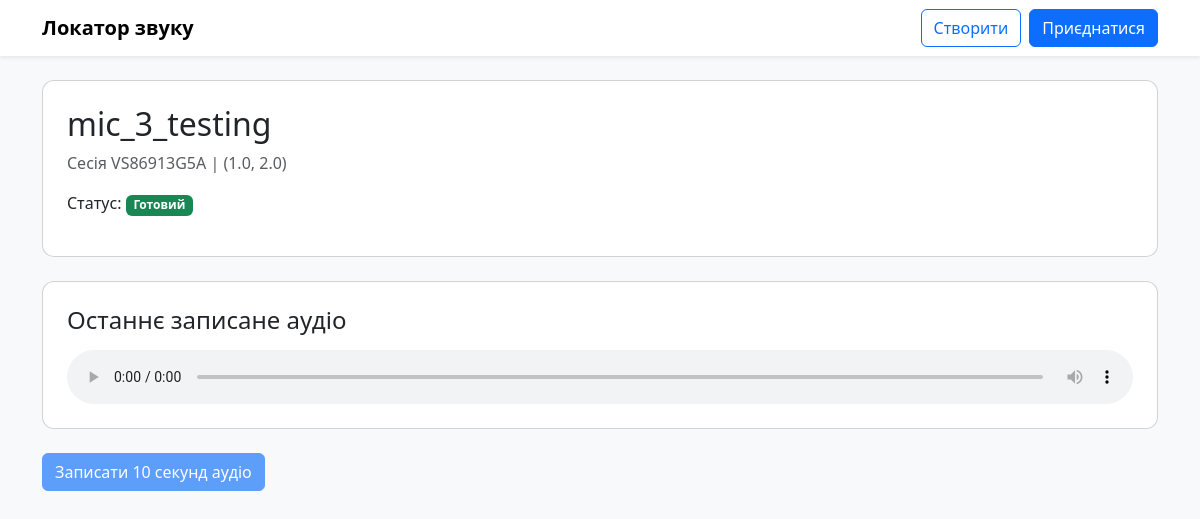
The app's page /mic/12/, older data.
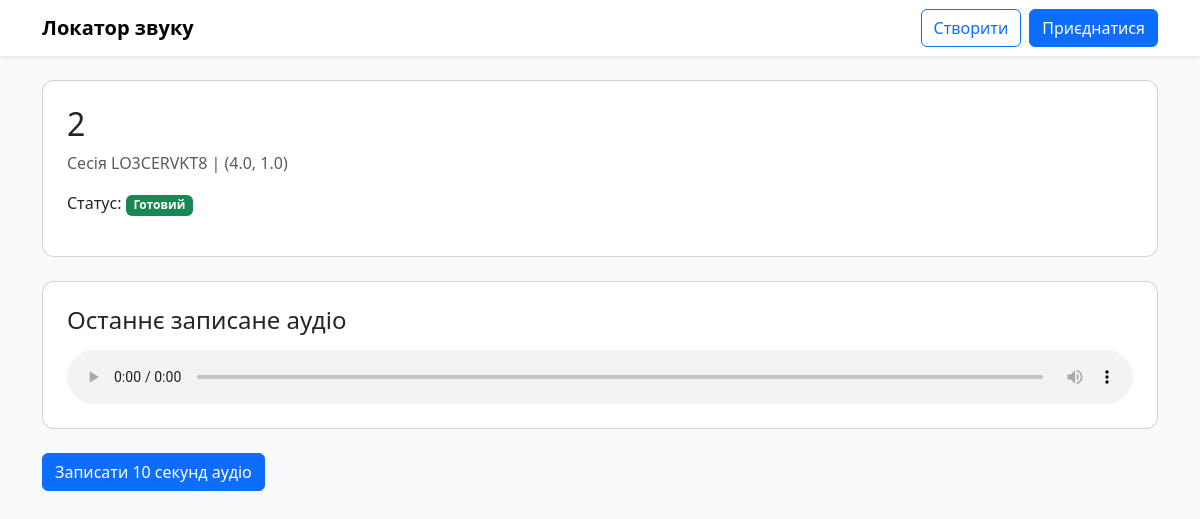
The same page, newer data.
### core/models.py (models this page shows, shortened)
class Microphone(models.Model):
    session = models.ForeignKey(Session, on_delete=models.CASCADE, related_name='microphone_data')
    device_name = models.CharField(max_length=100)
    x_coordinate = models.FloatField()
    y_coordinate = models.FloatField()
    is_ready = models.BooleanField(default=False)
    connected_at = models.DateTimeField(auto_now_add=True)

class Session(models.Model):
    start_time = models.DateTimeField(auto_now_add=True)
    end_time = models.DateTimeField(null=True, blank=True)
    code = models.CharField(default=generate_code, max_length=10, unique=True)
    owner_name = models.CharField(max_length=100)
    width = models.FloatField()
    height = models.FloatField()
    is_active = models.BooleanField(default=True)

### core/views.py (the view)
# urls.py: path('mic/<int:pk>/', views.mic_detail, name='mic_detail'),
def mic_detail(request, pk):
    mic = get_object_or_404(Microphone, pk=pk)
    active_round = (
        RecordingRound.objects
        .filter(session=mic.session, is_active=True)
        .order_by("-created_at")
        .first()
    )
    last_segment = (
        AudioSegment.objects
        .filter(microphone=mic)
        .order_by("-created_at")
        .first()
    )
    last_segment_url = None
    if last_segment and last_segment.cloud_url:
        last_segment_url = make_public_url(last_segment.cloud_url)
    return render(request, "mic_detail.html", {
        "microphone": mic,
        "last_segment": last_segment,
        "last_segment_url": last_segment_url,
        "active_round": active_round,
    })

### core/cloud_storage.py (called while the page is built)
def _parse_gs_uri(gs_uri: str) -> tuple[str, str]:
    if not gs_uri or not gs_uri.startswith("gs://"):
        raise ValueError(f"Invalid gs uri: {gs_uri!r}")
    parsed = urlparse(gs_uri)
    bucket = parsed.netloc
    obj = parsed.path.lstrip("/")
    if not bucket or not obj:
        raise ValueError(f"Invalid gs uri: {gs_uri!r}")
    return bucket, obj

def make_public_url(gs_uri: str) -> str:
    bucket, obj = _parse_gs_uri(gs_uri)
    return f"https://storage.googleapis.com/{bucket}/{obj}"

### templates/mic_detail.html (shortened to what this page needs)
{% extends "base.html" %}
{% block content %}
<div class="card p-4 mb-4">
    <h2>{{ microphone.device_name }}</h2>
    <p class="text-muted">
        Сесія {{ microphone.session.code }} |
        ({{ microphone.x_coordinate }}, {{ microphone.y_coordinate }})
    </p>
    <p>
        Статус:
        {% if microphone.is_ready %}
            <span class="badge bg-success">Готовий</span>
        {% else %}
            <span class="badge bg-danger">Не готовий</span>
        {% endif %}
    </p>
</div>
<div class="card p-4 mb-4">
    <h4>Останнє записане аудіо</h4>
    {% if last_segment_url %}
    <audio controls class="w-100 mt-2" src="{{ last_segment_url }}"></audio>
    {% else %}
      <p class="text-muted">Немає посилання на аудіо</p>
    {% endif %}
</div>
<button id="startBtn"
        class="btn btn-primary"
        {% if not active_round %}disabled{% endif %}>
    Записати 10 секунд аудіо
</button>
{% endblock %}

Row changes from the older to the newer data that the page shows:
changed Microphone: device_name "mic_3_testing" → "2"; session.code "VS86913G5A" → "LO3CERVKT8"; x_coordinate "1.0" → "4.0"; y_coordinate "2.0" → "1.0"
